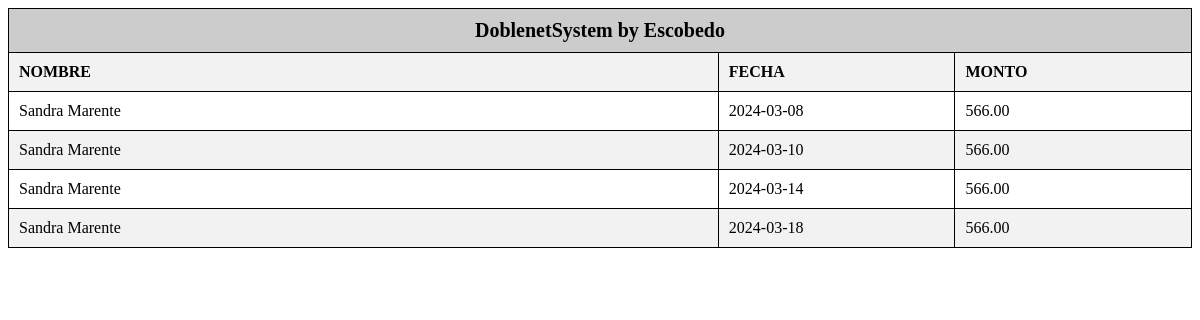
The page /homePage/buscar_pago.php?nombre=Sandra Marente on the database its author committed.
### tables this page shows
CREATE TABLE `pagos` (
  `id_pago` int NOT NULL AUTO_INCREMENT,
  `nombre` varchar(255) NOT NULL,
  `fecha` varchar(20) NOT NULL,
  `monto` decimal(10,2) NOT NULL,
  PRIMARY KEY (`id_pago`)
);

### homePage/buscar_pago.php (the view, shortened to what this page needs)
<?php
$servername = "localhost";
$username = "dni";
$password = "MinuzaFea265/";
$dbname = "doblenet";
$conn = new mysqli($servername, $username, $password, $dbname);
$nombre = $_GET['nombre'];
$query = "SELECT * FROM pagos WHERE 1=1";
if (!empty($nombre)) {
    $query .= " AND nombre LIKE '%$nombre%'";
}
$result = $conn->query($query);
if ($result !== false) {
    echo '<table>';
    echo '<tr><th colspan="3" style="background-color: #ccc; font-size: 20px; text-align: center;">DoblenetSystem by Escobedo</th></tr>';
    echo '<tr><th style="width: 60%;">NOMBRE</th><th style="width: 20%;">FECHA</th><th style="width: 20%;">MONTO</th></tr>';
    if ($result->num_rows > 0) {
        while ($row = $result->fetch_assoc()) {
            echo '<tr>';
            echo '<td>' . $row["nombre"] . '</td>';
            echo '<td>' . $row["fecha"] . '</td>';
            echo '<td>' . $row["monto"] . '</td>';
            echo '</tr>';
        }
    } else {
        echo '<tr><td colspan="3" style="text-align: center;">No se encontraron resultados.</td></tr>';
    }
    echo '</table>';
} else {
    echo "Error en la consulta SQL.";
}
?>

### homePage/buscar_pago.php (style rules this page uses)
table { width: 100%; border-collapse: collapse; }
th, td { padding: 10px; border: 1px solid #000; text-align: left; }
th { background-color: #f2f2f2; }
tr:nth-child(even) { background-color: #f2f2f2; }

### rows shown on the page
pagos: nombre "Sandra Marente", fecha "2024-03-08", monto "566.00"
pagos: nombre "Sandra Marente", fecha "2024-03-10", monto "566.00"
pagos: nombre "Sandra Marente", fecha "2024-03-14", monto "566.00"
pagos: nombre "Sandra Marente", fecha "2024-03-18", monto "566.00"
